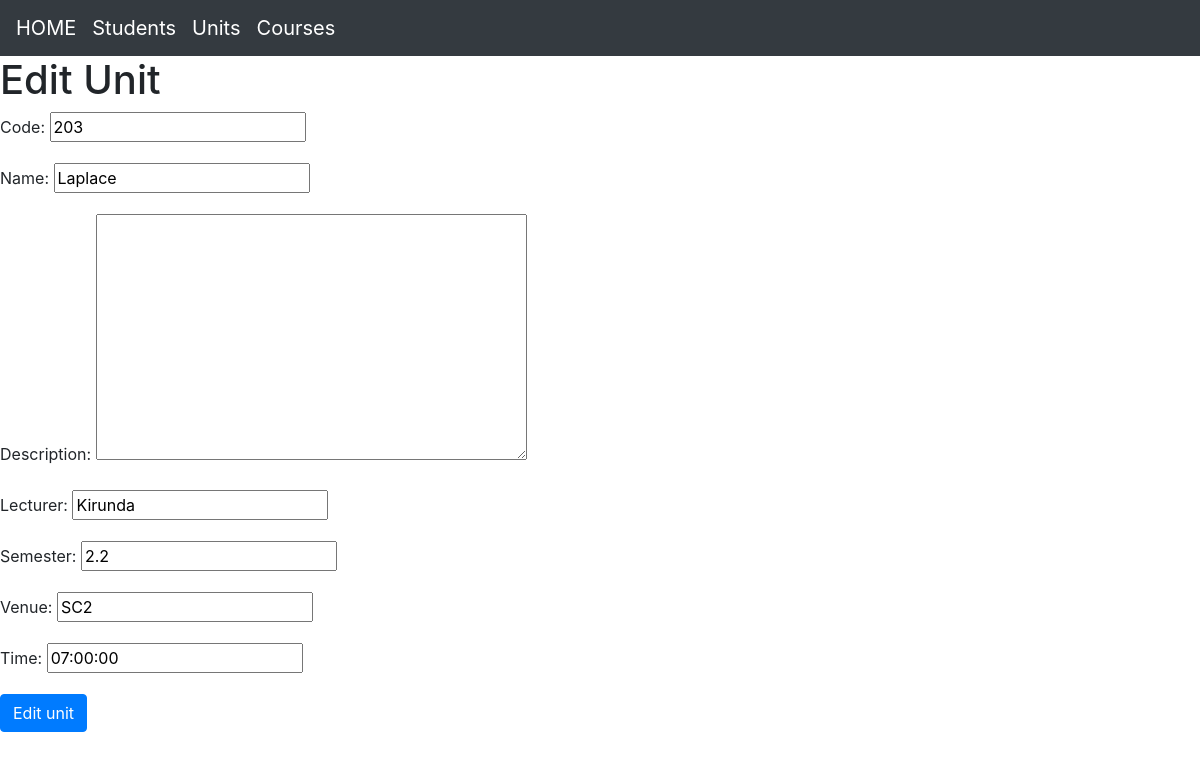
Screenshot of /editunit/4/ with the database file from the repository.
### schedule/models.py (models this page shows, shortened)
class Units(models.Model):  # Use PascalCase for model names
    code = models.CharField(max_length=10, unique=True)  # Ensure unique unit codes
    name = models.CharField(max_length=100)
    description = models.TextField( blank=True)
    lecturer = models.CharField(max_length=100)
    semester = models.FloatField()
    venue = models.CharField(max_length=100, blank=True)
    time = models.TimeField( blank=True)

### schedule/views.py (the view)
# urls.py: path("editunit/<int:pk>/", views.editunit, name="editunit"),  # Edit unit (admin/staff?)
def editunit(request, pk):
    unit = get_object_or_404(Units, pk=pk)
    if request.method == "POST":
        form = UnitForm(request.POST, instance=unit)
        if form.is_valid():
            unit = form.save(commit=False)
            unit.save()
            return HttpResponseRedirect(reverse('units'))
    else:
        form = UnitForm(instance=unit)
    return render(request, 'schedule/editunit.html', {'form': form})

### schedule/forms.py
class UnitForm(forms.ModelForm):
    class Meta:
        model = Units
        fields = '__all__'

### schedule/templates/schedule/editunit.html (shortened to what this page needs)
{% extends 'schedule/layout.html' %}
{% block content %}
    <h1>Edit Unit</h1>
    <form method="POST">
        {{ form.as_p}}
        <button type="submit"method="GET" class="btn btn-primary">Edit unit</button>
    </form>
{% endblock %}

### rows the page displays
Units: code "203", name "Laplace", lecturer "Kirunda", semester "2.2", venue "SC2", time "07:00:00"
